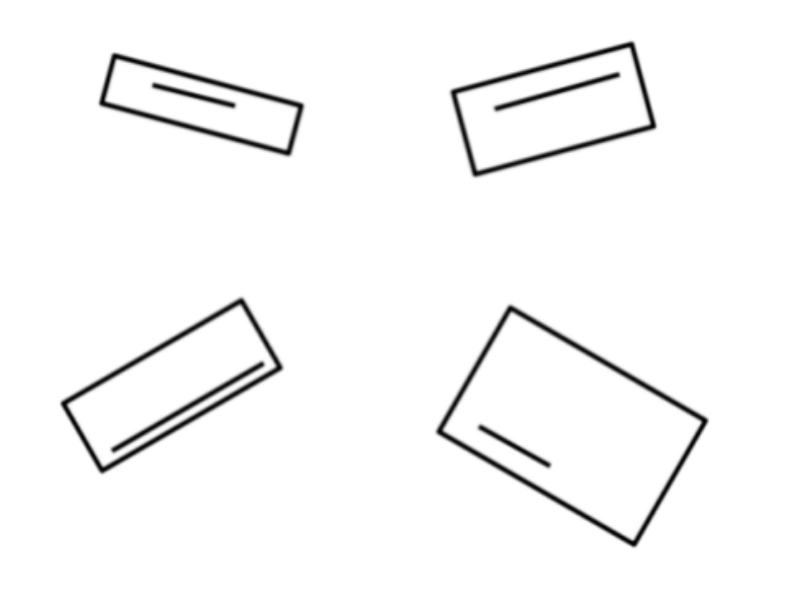
#> input picture Task 2/image.png, 786 x 592 px, found by its file name
$ python rectangle_alignment.py
#> lines starting #> are read from the running program, lines starting #| are printed output that depends on the picture; after the words box and inside, x2 and y2 are one past the last pixel; in counts of white or black regions, pixels touching at a corner belong together
#> further down, image is the input picture: shape (592, 786, 3); min 1, max 255, mean 247.5
import cv2
import numpy as np

def align_rectangles(image):
    gray = cv2.cvtColor(image, cv2.COLOR_BGR2GRAY)
    _, binary = cv2.threshold(gray, 0, 255, cv2.THRESH_BINARY_INV + cv2.THRESH_OTSU)
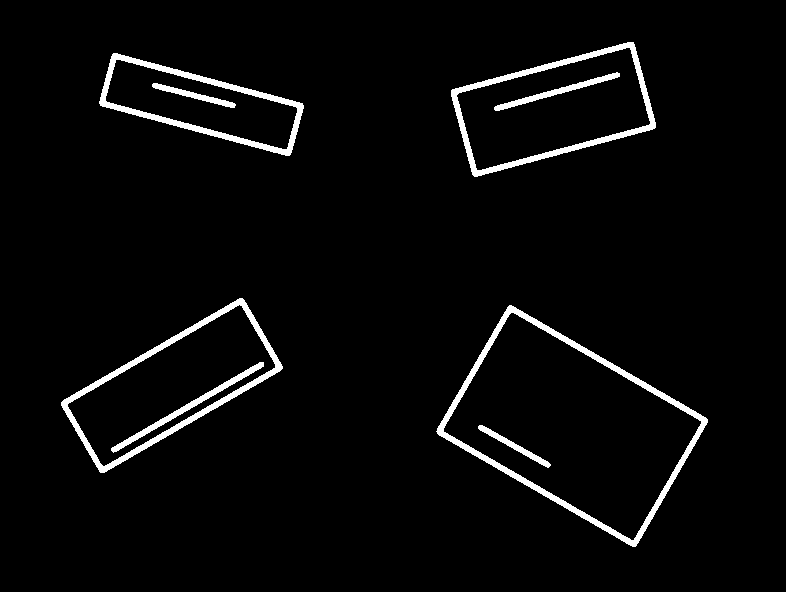
#> binary: shape (592, 786); 3.5% white; 8 white regions

    contours, _ = cv2.findContours(binary, cv2.RETR_EXTERNAL, cv2.CHAIN_APPROX_SIMPLE)
#> contours = 4 contours; box (x1, y1, x2, y2) and area: (436, 305, 708, 547) 34094, (61, 298, 283, 473) 17414, (451, 42, 656, 177) 17049, (99, 53, 304, 156) 10736

    aligned_images = []

    for contour in contours:
        rect = cv2.minAreaRect(contour)
        box = cv2.boxPoints(rect)
        box = np.int0(box)

        width, height = rect[1]
        angle = rect[2] if width > height else rect[2] + 90

        rotation_matrix = cv2.getRotationMatrix2D(rect[0], angle, 1)
        aligned_image = cv2.warpAffine(image, rotation_matrix, (image.shape[1], image.shape[0]))

        rect_points = cv2.transform(np.array([box]), rotation_matrix).squeeze().astype(int)
        x, y, w, h = cv2.boundingRect(rect_points)
        aligned_image = aligned_image[y:y + 2 * h, x:x + 2 * w]

        aligned_images.append(aligned_image)
#> this loop made 4 passes
#> (rect, box, width, height, angle, rotation_matrix, rect_points, x) on passes 1 to 3: (((571.8, 425.7), (149, 231.3), -60), [[634, 548], [434, 432], [508, 303], [709, 418]], 149, 231.3, 30, [[0.866, 0.5, -136.2], [-0.5, 0.866, 343]], [[687, 500], [456, 500], [455, 351], [687, 350]], 455), (((171.3, 385.1), (211.7, 83.62), -30.02), [[100, 474], [58, 401], [242, 295], [283, 368]], 211.7, 83.62, -30.02, [[0.866, -0.5, 215.6], [0.5, 0.866, -34.04]], [[65, 426], [65, 342], [278, 342], [277, 426]], 65), (((201.1, 104.1), (55.25, 199.3), -74.96), [[290, 156], [97, 104], [112, 51], [304, 103]], 55.25, 199.3, 15.04, [[0.966, 0.259, -20.12], [-0.259, 0.966, 55.73]], [[300, 131], [101, 131], [101, 76], [300, 76]], 101)
#> pass 1, in align_rectangles, `aligned_image = cv2.warpAffine(image, rotation_matrix, (image.shape[1]..`:
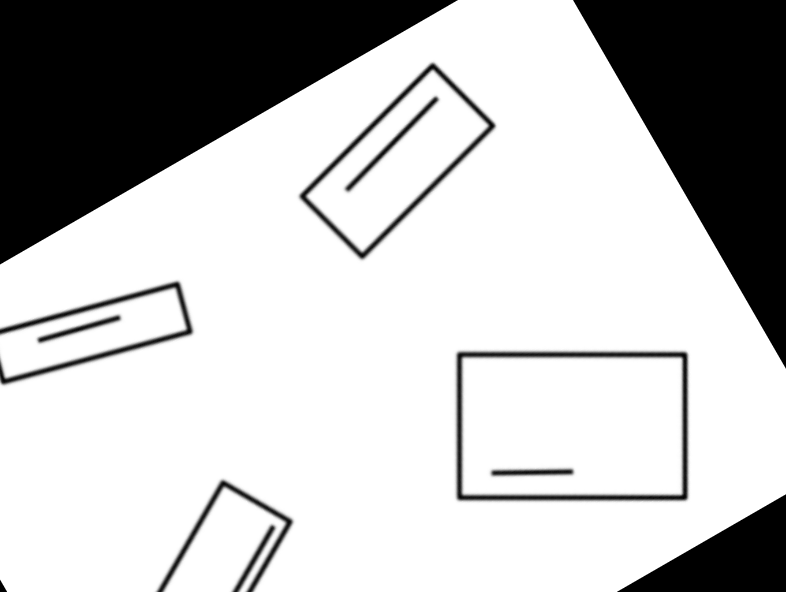
#> aligned_image: shape (592, 786, 3); min 0, max 255, mean 189.3
#> pass 1, in align_rectangles, `aligned_image = aligned_image[y:y + 2 * h, x:x + 2 * w]`:
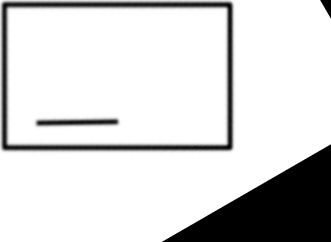
#> aligned_image: shape (242, 331, 3); min 0, max 255, mean 215.6
#> pass 2, in align_rectangles, `aligned_image = cv2.warpAffine(image, rotation_matrix, (image.shape[1]..`:
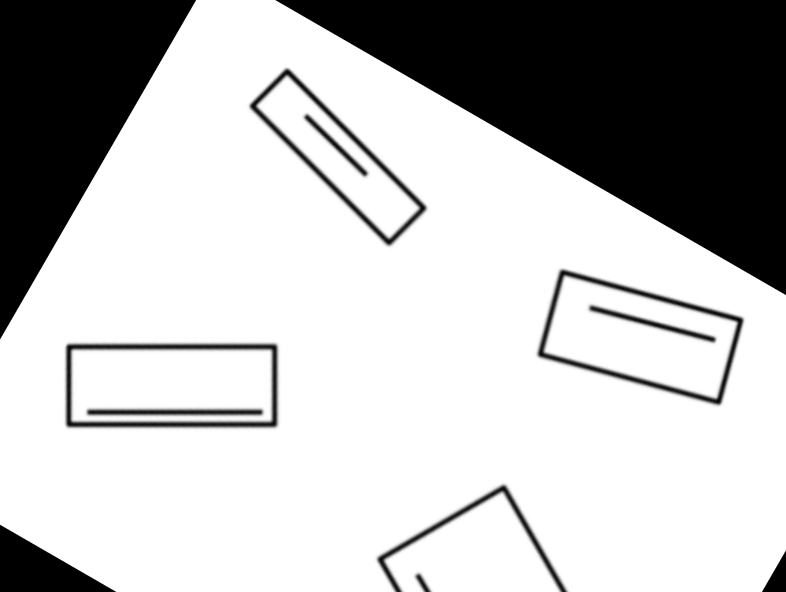
#> aligned_image: shape (592, 786, 3); min 0, max 255, mean 186.8
#> pass 2, in align_rectangles, `aligned_image = aligned_image[y:y + 2 * h, x:x + 2 * w]`:
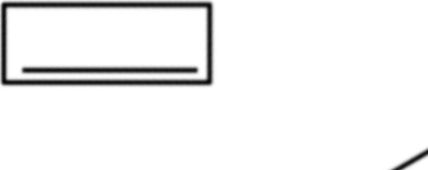
#> aligned_image: shape (170, 428, 3); min 5, max 255, mean 241.6
#> after the loop, aligned_images = 4 items

    return aligned_images

# reading images
image = cv2.imread(r'C:\Users\samip\OneDrive\Desktop\image.png')
aligned_images = align_rectangles(image)
#> aligned_images = 4 items

# displaying the aligned images
for i, aligned_image in enumerate(aligned_images):
    cv2.imshow(f'Aligned Image {i + 1}', aligned_image)
#> this loop made 4 passes

# closing displayed windows
cv2.waitKey(0)
cv2.destroyAllWindows()
